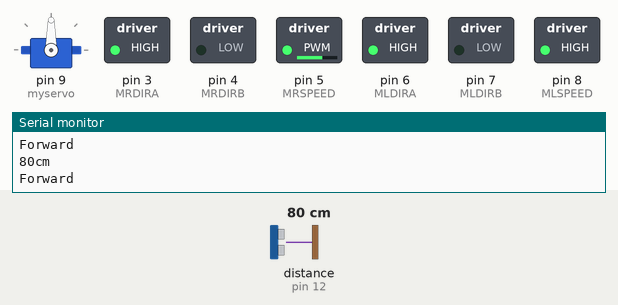
A sketch run on a simulated Arduino Uno, built with avr-gcc and run on an emulated ATmega328P. On the bench: servo, switched loads named in the sketch (green lamp = pin HIGH), the last lines printed to the serial monitor. The inputs (shaded band) are chosen by the test bench; at power-on: distance to the obstacle (sensor on pin 12) 80 cm. The echo pulse lasts 58.3 µs per cm.

Above: at 3.2 s.
3.3 s: distance to the obstacle (sensor on pin 12) set to 22 cm
5.2 s: distance to the obstacle (sensor on pin 12) set to 18 cm
At 6.9 s:
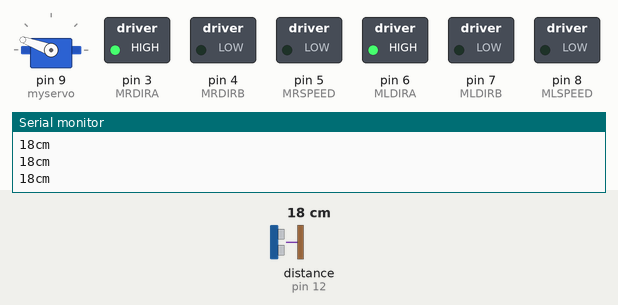
11.2 s: distance to the obstacle (sensor on pin 12) set to 35 cm
At 13.02 s:
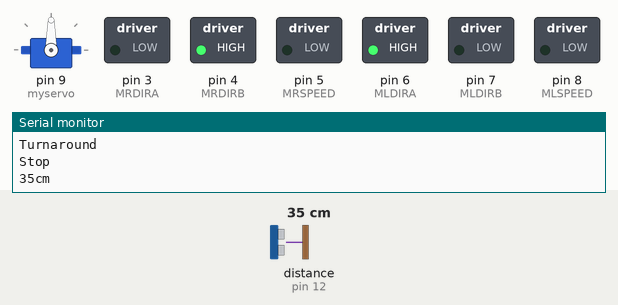
14.5 s: distance to the obstacle (sensor on pin 12) set to 2 cm
At 18.6 s:
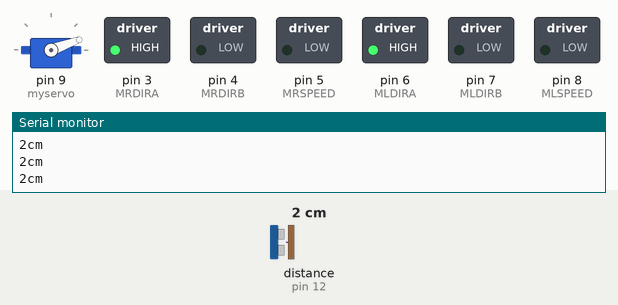
Timing chart, 0 to 31.3 s (numbered marks = the images above; inputs shaded):
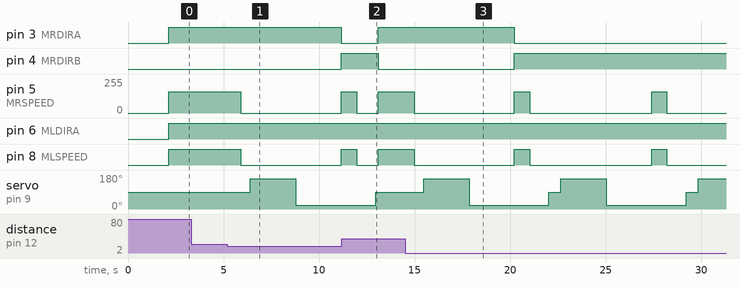

The sketch:

better_sonar_activity_and_motors.ino
```cpp
/*
 * Mapping Robot
 * George Oda
 * Servo, sonar and motors code
 *
 */

#include <SR04.h>
#include <Servo.h>

#define TRIG_PIN 12
#define ECHO_PIN 11
#define MRSPEED 5 // motor right speed
#define MRDIRA 3 // motor right direction a
#define MRDIRB 4 // motor right dir b

#define MLSPEED 8 // motor left speed
#define MLDIRA 6 // motor left dir a
#define MLDIRB 7 // motor left dir b


SR04 sr04 = SR04(ECHO_PIN,TRIG_PIN);
long a; // a value for sonar reading
long b; // b value for sonar reading


Servo myservo;  // create servo object to control a servo
// twelve servo objects can be created on most boards

int pos = 0;    // variable to store the servo position
int maxDist = 0;
int maxAngle = 0;
int maxRight = 0;
int maxLeft = 0;
int maxFront = 0;
int course = 0;
int curDist = 0;
String motorSet = "";
int speedSet = 0;
int fail = 0;

void setup() {
  myservo.attach(9);  // attaches the servo on pin 9 to the servo object
  myservo.write(90);

  pinMode(MRSPEED,OUTPUT);
  pinMode(MRDIRA,OUTPUT);
  pinMode(MRDIRB,OUTPUT);
  pinMode(MLSPEED,OUTPUT);
  pinMode(MLDIRA,OUTPUT);
  pinMode(MLDIRB,OUTPUT);
  Serial.begin(9600);
  delay(2000);
}

void loop() {
   pos=90;
   myservo.write(pos);
   a=sr04.Distance();
   Serial.print(a);
   Serial.println("cm");
   delay(100);
   if (a==0){a=fail;}


   if ((a<=20)&&(pos=90)&&(a!=fail)){
      STOP();
      pos=160;
      myservo.write(pos);
      long a1=sr04.Distance();
      delay(100);
      Serial.print(a1);
      Serial.println("cm");
      long a2=sr04.Distance();
      delay(100);
      Serial.print(a2);
      Serial.println("cm");
      long a3=sr04.Distance();
      delay(100);
      Serial.print(a3);
      Serial.println("cm");
      long avra = (a1+a2+a3)/3;
      delay(2000);
      pos=20;
      myservo.write(pos);
      long b1=sr04.Distance();
      delay(100);
      Serial.print(b1);
      Serial.println("cm");
      long b2=sr04.Distance();
      delay(100);
      Serial.print(b2);
      Serial.println("cm");
      long b3=sr04.Distance();
      delay(100);
      Serial.print(b3);
      Serial.println("cm");
      long avrb = (b1+b2+b3)/3;
      delay(2000);
      if ((avra>=avrb)&&(avra>20)){
        TURNLEFT();
        STOP();
      }
      else if ((avrb>avra)&&(avrb>20)) {
        TURNRIGHT();
        STOP();}
      else {TURNAROUND();
      STOP();

     delay(500);}
}else {FORWARD();}

}

void FORWARD(){
    Serial.println("Forward");
    analogWrite(MRSPEED,160); // enable on
    analogWrite(MLSPEED,160); // enable on
    digitalWrite(MRDIRA,HIGH); //one way
    digitalWrite(MLDIRA,HIGH); //one way
    digitalWrite(MRDIRB,LOW);
    digitalWrite(MLDIRB,LOW);
    delay(500);
    }

void STOP(){
    Serial.println("Stop");
    digitalWrite(MRSPEED,LOW); //one way
    digitalWrite(MLSPEED,LOW); //one way
    delay(500);
  }

void TURNLEFT(){
    Serial.println("Turn Left");
    analogWrite(MRSPEED,160); // enable on
    analogWrite(MLSPEED,160); // enable on
    digitalWrite(MRDIRA,HIGH); //one way
    digitalWrite(MLDIRA,LOW); //one way
    digitalWrite(MRDIRB,LOW);
    digitalWrite(MLDIRB,HIGH);
    delay(400);
  }

void TURNRIGHT(){
    Serial.println("Turn Right");
    analogWrite(MRSPEED,160); // enable on
    analogWrite(MLSPEED,160); // enable on
    digitalWrite(MRDIRA,LOW); //one way
    digitalWrite(MLDIRA,HIGH); //one way
    digitalWrite(MRDIRB,HIGH);
    digitalWrite(MLDIRB,LOW);
    delay(400);
  }

void TURNAROUND(){
    Serial.println("Turnaround");
    analogWrite(MRSPEED,160); // enable on
    analogWrite(MLSPEED,160); // enable on
    digitalWrite(MRDIRA,LOW); //one way
    digitalWrite(MLDIRA,HIGH); //one way
    digitalWrite(MRDIRB,HIGH);
    digitalWrite(MLDIRB,LOW);
    delay(800);
  }
```

Measured:
- the behaviour switches between 21 and 20 cm on distance to the obstacle (sensor on pin 12) (found by bisection; images 0 and 1)
- after the input at 5.2 s, pin 3 (MRDIRA): HIGH → LOW after 6.0 s; pin 4 (MRDIRB): LOW → HIGH after 6.0 s; pin 5 (MRSPEED): 160/255 → 0/255 after 0.70 s, → 160/255 5.3 s later; pin 8 (MLSPEED): HIGH → LOW after 0.70 s, → HIGH 5.3 s later; servo on pin 9 (myservo): 90° → 160° after 1.2 s, → 20° 2.4 s later
- after the input at 11.2 s, pin 3 (MRDIRA): LOW → HIGH after 1.9 s; pin 4 (MRDIRB): HIGH → LOW after 1.9 s; servo on pin 9 (myservo): goes on until 13.0 s, then stays 90°
- after the input at 14.5 s, pin 3 (MRDIRA): HIGH → LOW after 5.7 s; pin 4 (MRDIRB): LOW → HIGH after 5.7 s
